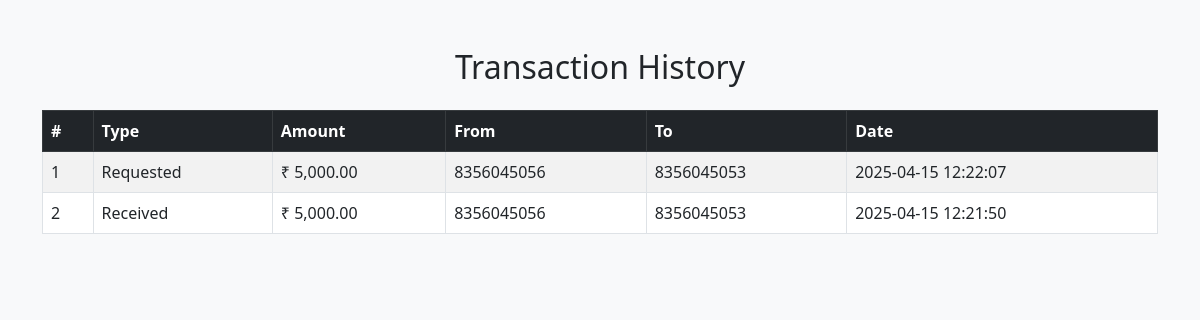
The app's page /transactions.php (signed in) with its own data.
### tables this page shows
CREATE TABLE `transactions` (
  `transaction_id` int(11) NOT NULL,
  `user_id` int(11) NOT NULL,
  `receiver_phone` varchar(15) NOT NULL,
  `amount` decimal(10,2) NOT NULL,
  `transaction_date` timestamp NOT NULL DEFAULT current_timestamp(),
  `transaction_type` varchar(20) DEFAULT NULL
);

CREATE TABLE `users` (
  `id` int(11) NOT NULL,
  `first_name` varchar(255) DEFAULT NULL,
  `last_name` varchar(255) DEFAULT NULL,
  `full_name` varchar(100) NOT NULL,
  `email` varchar(100) NOT NULL,
  `dob` date NOT NULL,
  `phone` varchar(20) DEFAULT NULL,
  `password` varchar(255) NOT NULL,
  `option_selected` varchar(50) DEFAULT NULL,
  `registration_date` timestamp NOT NULL DEFAULT current_timestamp()
);

### transactions.php (the view, shortened to what this page needs)
<?php
$servername = "localhost";
$username = "root";
$password = "";
$dbname = "wpl";
$conn = new mysqli($servername, $username, $password, $dbname);
$current_phone = $_SESSION['login'];
$stmt1 = $conn->prepare("SELECT id FROM users WHERE phone = ?");
$stmt1->bind_param("s", $current_phone);
$stmt1->execute();
$userResult = $stmt1->get_result();
$userData = $userResult->fetch_assoc();
$current_user_id = $userData['id'];
$query = "
    SELECT
        t.transaction_id,
        t.user_id,
        u1.phone AS sender_phone,
        t.receiver_phone,
        t.amount,
        t.transaction_type,
        t.transaction_date
    FROM transactions t
    JOIN users u1 ON t.user_id = u1.id
    WHERE t.user_id = ? OR t.receiver_phone = ?
    ORDER BY t.transaction_date DESC
";
$stmt2 = $conn->prepare($query);
$stmt2->bind_param("is", $current_user_id, $current_phone);
$stmt2->execute();
$result = $stmt2->get_result();
?>
<!DOCTYPE html>
<html>
<head>
    <link href="https://cdn.jsdelivr.net/npm/bootstrap@5.3.0/dist/css/bootstrap.min.css" rel="stylesheet">
</head>
<body class="bg-light">
<div class="container mt-5">
    <h2 class="text-center mb-4">Transaction History</h2>
    <table class="table table-bordered table-striped">
        <thead class="table-dark">
        <tr>
            <th>#</th>
            <th>Type</th>
            <th>Amount</th>
            <th>From</th>
            <th>To</th>
            <th>Date</th>
        </tr>
        </thead>
        <tbody>
        <?php
        $count = 1;
        while ($row = $result->fetch_assoc()) {
            $type = $row['transaction_type'];
            $amount = number_format($row['amount'], 2);
            $from = $row['sender_phone'];
            $to = $row['receiver_phone'];
            $date = $row['transaction_date'];
            if ($type === 'send') {
                $displayType = ($row['user_id'] == $current_user_id) ? "Sent" : "Received";
            } elseif ($type === 'request') {
                $displayType = "Requested";
            } else {
                $displayType = ucfirst($type);
            }
            echo "<tr>
                    <td>{$count}</td>
                    <td>{$displayType}</td>
                    <td>₹ {$amount}</td>
                    <td>{$from}</td>
                    <td>{$to}</td>
                    <td>{$date}</td>
                  </tr>";
            $count++;
        }
        ?>
        </tbody>
    </table>
</div>
</body>
</html>

### records on screen
transactions: transaction_type "Requested", amount "5,000.00", user.phone "8356045056", receiver_phone "8356045053", transaction_date "2025-04-15 12:22:07"
transactions: user "Received", amount "5,000.00", user.phone "8356045056", receiver_phone "8356045053", transaction_date "2025-04-15 12:21:50"
